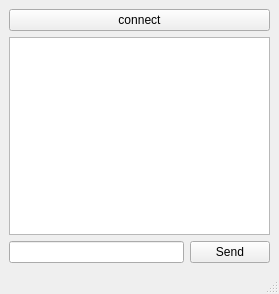
<?xml version="1.0" encoding="UTF-8"?>
<ui version="4.0">
 <class>MainWindow</class>
 <widget class="QMainWindow" name="MainWindow">
  <property name="geometry">
   <rect>
    <x>0</x>
    <y>0</y>
    <width>279</width>
    <height>294</height>
   </rect>
  </property>
  <property name="windowTitle">
   <string>MainWindow</string>
  </property>
  <widget class="QWidget" name="centralwidget">
   <layout class="QGridLayout" name="gridLayout">
    <item row="0" column="0" colspan="2">
     <widget class="QPushButton" name="pushButton">
      <property name="text">
       <string>connect</string>
      </property>
     </widget>
    </item>
    <item row="1" column="0" colspan="2">
     <widget class="QTextBrowser" name="textBrowser"/>
    </item>
    <item row="2" column="0">
     <widget class="QLineEdit" name="lineEdit"/>
    </item>
    <item row="2" column="1">
     <widget class="QPushButton" name="pushButton_2">
      <property name="text">
       <string>Send</string>
      </property>
     </widget>
    </item>
   </layout>
  </widget>
  <widget class="QMenuBar" name="menubar">
   <property name="geometry">
    <rect>
     <x>0</x>
     <y>0</y>
     <width>279</width>
     <height>22</height>
    </rect>
   </property>
  </widget>
  <widget class="QStatusBar" name="statusbar"/>
 </widget>
 <resources/>
 <connections/>
</ui>
